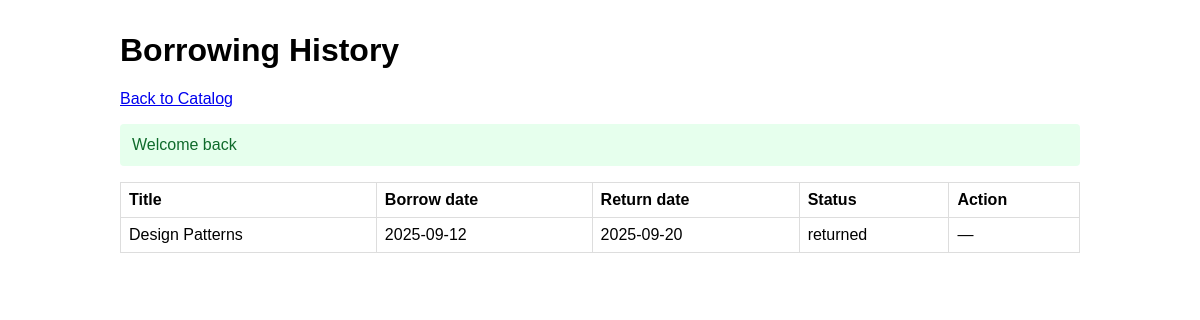
Screenshot of /history.php (signed in) with the database file from the repository.
### tables this page shows
CREATE TABLE IF NOT EXISTS borrow_records (
	record_id INT AUTO_INCREMENT PRIMARY KEY,
	user_id INT NOT NULL,
	book_id INT NOT NULL,
	borrow_date DATE NOT NULL,
	return_date DATE NULL,
	status ENUM('borrowed','returned','overdue') NOT NULL DEFAULT 'borrowed',
	CONSTRAINT fk_borrow_user FOREIGN KEY (user_id) REFERENCES users(user_id) ON DELETE CASCADE,
	CONSTRAINT fk_borrow_book FOREIGN KEY (book_id) REFERENCES books(book_id) ON DELETE CASCADE
);

CREATE TABLE IF NOT EXISTS books (
	book_id INT AUTO_INCREMENT PRIMARY KEY,
	title VARCHAR(200) NOT NULL,
	author VARCHAR(150) NOT NULL,
	category VARCHAR(100) NOT NULL,
	cover_url VARCHAR(255) NULL,
	availability TINYINT(1) NOT NULL DEFAULT 1,
	created_at TIMESTAMP DEFAULT CURRENT_TIMESTAMP,
	INDEX idx_books_search (title, author, category)
);

### includes/functions.php (called while the page is built, shortened)
<?php
function h(string $str): string {
	return htmlspecialchars($str, ENT_QUOTES, 'UTF-8');
}
function get_flash(string $key): ?string {
	if (!isset($_SESSION['flash'][$key])) {
		return null;
	}
	$msg = (string)$_SESSION['flash'][$key];
	return $msg;
}

### includes/auth.php (called while the page is built, shortened)
<?php
function current_user(): ?array {
	$pdo = db();
	$stmt = $pdo->prepare('SELECT user_id, name, email, role, created_at FROM users WHERE user_id = ?');
	$stmt->execute([$_SESSION['user_id']]);
	$user = $stmt->fetch();
	return $user ?: null;
}

### history.php (the view, shortened to what this page needs)
<?php
require_once __DIR__ . '/includes/functions.php';
require_once __DIR__ . '/includes/auth.php';
$user = current_user();
$pdo = db();
$isAdmin = isset($user['role']) && $user['role'] === 'admin';
if ($isAdmin) {
	$sql = 'SELECT br.record_id, br.user_id, br.book_id, br.borrow_date, br.return_date, br.status, b.title
		FROM borrow_records br JOIN books b ON b.book_id = br.book_id
		ORDER BY br.borrow_date DESC, br.record_id DESC';
	$stmt = $pdo->query($sql);
} else {
	$sql = 'SELECT br.record_id, br.user_id, br.book_id, br.borrow_date, br.return_date, br.status, b.title
		FROM borrow_records br JOIN books b ON b.book_id = br.book_id
		WHERE br.user_id = ?
		ORDER BY br.borrow_date DESC, br.record_id DESC';
	$stmt = $pdo->prepare($sql);
	$stmt->execute([(int)$user['user_id']]);
}
$rows = $isAdmin ? $stmt->fetchAll() : $stmt->fetchAll();
$success = get_flash('success');
?>
<!DOCTYPE html>
<html lang="en">
<head>
</head>
<body>
<div class="container">
	<h1><?php echo h('Borrowing History'); ?></h1>
	<a href="catalog.php"><?php echo h('Back to Catalog'); ?></a>
	<?php if ($success): ?><div class="flash success"><?php echo h($success); ?></div><?php endif; ?>
	<table>
		<thead>
			<tr>
				<th><?php echo h('Title'); ?></th>
				<th><?php echo h('Borrow date'); ?></th>
				<th><?php echo h('Return date'); ?></th>
				<th><?php echo h('Status'); ?></th>
				<th><?php echo h('Action'); ?></th>
			</tr>
		</thead>
		<tbody>
		<?php if (empty($rows)): ?>
			<tr><td colspan="5"><?php echo h('No records found'); ?></td></tr>
		<?php else: ?>
			<?php foreach ($rows as $r): ?>
			<tr>
				<td><?php echo h($r['title']); ?></td>
				<td><?php echo h($r['borrow_date']); ?></td>
				<td><?php echo h($r['return_date'] ?? '—'); ?></td>
				<td><?php echo h($r['status']); ?></td>
				<td>
					<?php if ($r['status'] === 'borrowed'): ?>
						<form method="post" action="return.php" style="display:inline">
							<?php echo csrf_field(); ?>
							<input type="hidden" name="record_id" value="<?php echo h((string)$r['record_id']); ?>">
							<button type="submit"><?php echo h('Return'); ?></button>
						</form>
					<?php else: ?>
						<span><?php echo h('—'); ?></span>
					<?php endif; ?>
				</td>
			</tr>
			<?php endforeach; ?>
		<?php endif; ?>
		</tbody>
	</table>
</div>
</body>
</html>

### history.php (style rules this page uses)
body { font-family: Arial, sans-serif; margin: 2rem; }
.container { max-width: 960px; margin: 0 auto; }
.flash { padding: .75rem; margin-bottom: 1rem; border-radius: 4px; }
.flash.success { background: #e6ffed; color: #0f6b2b; }
table { border-collapse: collapse; width: 100%; }
th, td { border: 1px solid #ddd; padding: .5rem; text-align: left; }
a { display: inline-block; margin-bottom: 1rem; }

### rows the page displays
borrow_records: book.title "Design Patterns", borrow_date "2025-09-12", return_date "2025-09-20", status "returned"

### other values shown
$success "Welcome back"
